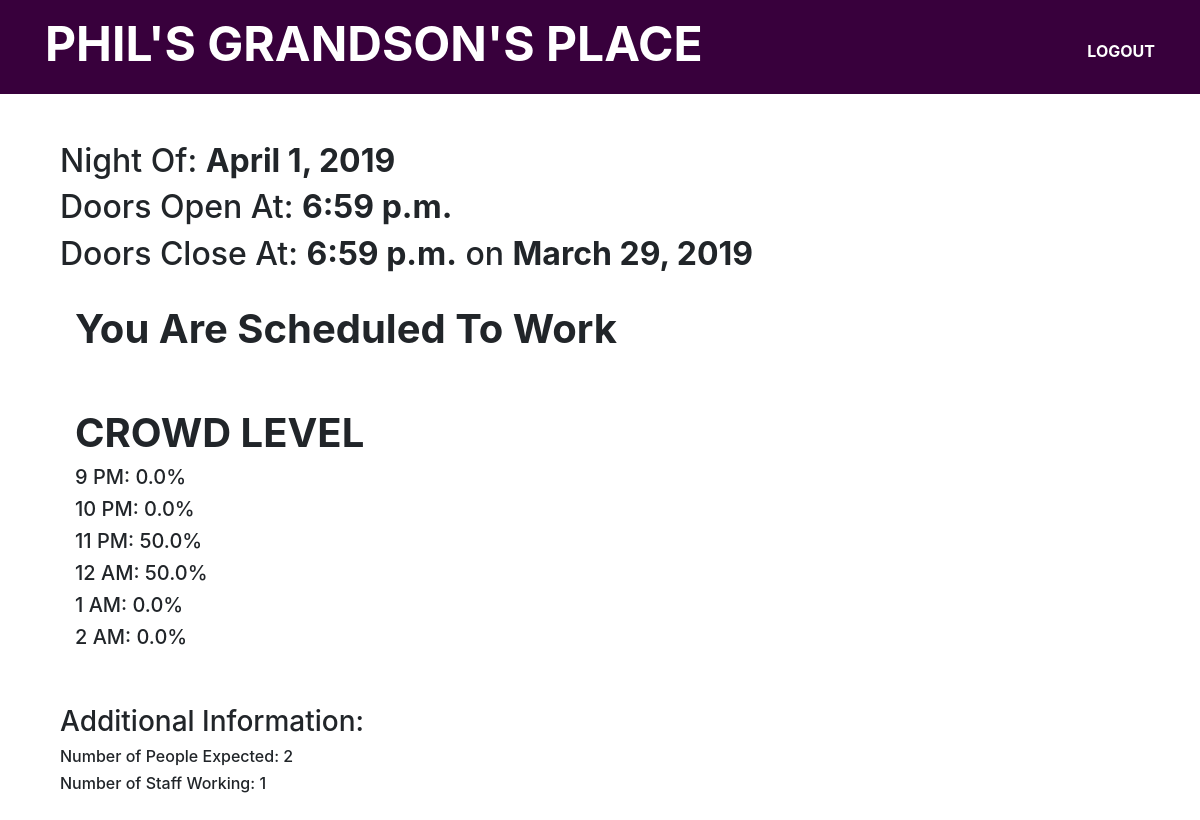
Page /day/1 (signed in) on the committed database.
### timing/models.py (models this page shows, shortened)
class PhilDay(models.Model):
    startDay = models.DateField()
    startTime = models.TimeField()
    endTime = models.TimeField()
    endDay = models.DateField()

### staff/models.py (models this page shows, shortened)
class StaffSchedule(models.Model):
    staffID = models.ForeignKey(User, related_name="staffUserID", on_delete=models.CASCADE)
    day = models.ForeignKey(PhilDay, related_name="philDay", on_delete=models.CASCADE)

### timing/views.py (the view, shortened to what this page needs)
# urls.py: path('day/<pk>', login_required(philDay, login_url="user:user-login"), name="philday")
def philDay(request, pk):
    banFlag = True
    phil_day = PhilDay.objects.filter(pk=pk)
    ban = Ban.objects.filter(licenseID=request.user)
    if len(ban)==0:
        banFlag = False
    form = addTime()
    form1 = schedule()
    staff = StaffSchedule.objects.filter(day=phil_day[0]).filter(staffID=request.user)
    arrivals = ArrivalTime.objects.filter(licenseID=request.user).filter(philsDay=phil_day[0])
    confirmSchedule = False
    confirmArrival = False
    allArrivals = ArrivalTime.objects.filter(philsDay=phil_day[0])
    time = {"9 PM":0, "10 PM":0, "11 PM":0, "12 AM":0, "1 AM":0, "2 AM":0}
    for a in allArrivals:
        t = str(a.time)[0:2]
        if t == "21":
            time["9 PM"] += 1
        elif t == "22":
            time["10 PM"] += 1
        elif t == "23":
            time["11 PM"] += 1
        elif t == "00":
            time["12 AM"] += 1
        elif t == "01":
            time["1 AM"] += 1
        elif t == "02":
            time["2 AM"] += 1
    r = {"9 PM":0, "10 PM":0, "11 PM":0, "12 AM":0, "1 AM":0, "2 AM":0}
    for key, value in time.items():
        if len(allArrivals)==0:
            r[key] = (value/1)*100
        else:
            r[key] = (value/len(allArrivals))*100
    totalPeople = len(allArrivals)
    allStaff = len(StaffSchedule.objects.filter(day=phil_day[0]))
    if len(staff) == 0:
        confirmSchedule = True
    if len(arrivals) == 0:
        confirmArrival = True
    return render(request, 'day.html', {'banFlag':banFlag ,'phil_day': phil_day, 'form': form, 'form1': form1, "confirmSchedule": confirmSchedule, "confirmArrival": confirmArrival, 'staff':staff, 'arrivals':arrivals, 'time':r.items(), "totalPeople": totalPeople, 'allStaff':allStaff})

### templates/day.html (shortened to what this page needs)
{% extends "base.html" %}
{% load bootstrap3 %}
{% load staticfiles %}
{% block content %}
<nav class="navbar navbar-expand-lg navbar-light" style="padding-bottom: 0; background-color: rgb(56,0,60);">
      <div class="container">
         <a class="navbar-brand light navbar-title title-nav" href="{% url 'home' %}" style="font-size: 300%; padding-top: 0px; padding-bottom: 14px; color: white;"><b>PHIL'S GRANDSON'S PLACE</b></a>
        <a href="{% url 'user:user-logout' %}" style="color: white;"><b>LOGOUT</b></a>
      </div>
    </nav>
    <br><br>
<div class="container">
    <div class="container">
        {% for day in phil_day %}
        <h2>Night Of: <b>{{ day.startDay }}</b></h2>
        <h2>Doors Open At: <b>{{ day.startTime }}</b></h2>
        <h2>Doors Close At: <b>{{ day.endTime }}</b> on <b>{{ day.endDay }}</b></h2>
        <br>
        <div class="container">
        {% if user.is_staff %}
            {% if confirmSchedule %}
            <form method="POST">
               {% bootstrap_form form1 %}
               {% csrf_token %}
               <input type="submit" value="RSVP To Work" class="btn btn-lg btn-outline-secondary" style="color: black; border-color: black;">
            </form>
            {% else %}
            {% for s in staff %}
            <h1><b>You Are Scheduled To Work</b></h1>
            {% endfor %}
            {% endif %}
        {% endif %}
        {% endfor %}
    </div>
    <br><br>
    <div class="container">
        <h1><B>CROWD LEVEL</B></h1>
        {% for key,value in time %}
            <h5>{{key}}: {{value}}%</h5>
        {% endfor %}
    </div>
    <br><br>
    {% if user.is_staff %}
        <h3>Additional Information:</h3>
        <h6>Number of People Expected: {{totalPeople}}</h6>
        <h6>Number of Staff Working: {{allStaff}}</h6>
        <br><br>
    {% endif %}
</div>
{% endblock %}

### rows in the picture
PhilDay: startDay "April 1, 2019", startTime "6:59 p.m.", endTime "6:59 p.m.", endDay "March 29, 2019"

### other values in the picture
{{ key }} "9 PM" "10 PM" "11 PM" "12 AM" "1 AM" "2 AM"
{{ value }} "0.0" "0.0" "50.0" "50.0" "0.0" "0.0"
{{ totalPeople }} "2"
{{ allStaff }} "1"
